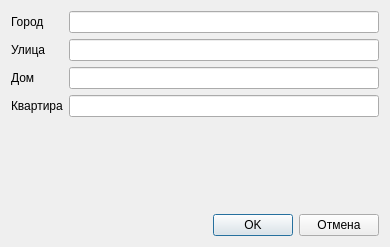
<?xml version="1.0" encoding="UTF-8"?>
<ui version="4.0">
 <class>AddressDialog</class>
 <widget class="QDialog" name="AddressDialog">
  <property name="geometry">
   <rect>
    <x>0</x>
    <y>0</y>
    <width>390</width>
    <height>247</height>
   </rect>
  </property>
  <property name="windowTitle">
   <string>Редактирование адреса</string>
  </property>
  <layout class="QVBoxLayout" name="verticalLayout">
   <item>
    <layout class="QFormLayout" name="formLayout">
     <item row="0" column="0">
      <widget class="QLabel" name="label">
       <property name="text">
        <string>Город</string>
       </property>
      </widget>
     </item>
     <item row="0" column="1">
      <widget class="QLineEdit" name="m_city">
       <property name="text">
        <string/>
       </property>
      </widget>
     </item>
     <item row="1" column="0">
      <widget class="QLabel" name="label_2">
       <property name="text">
        <string>Улица</string>
       </property>
      </widget>
     </item>
     <item row="1" column="1">
      <widget class="QLineEdit" name="m_street"/>
     </item>
     <item row="2" column="0">
      <widget class="QLabel" name="label_3">
       <property name="text">
        <string>Дом</string>
       </property>
      </widget>
     </item>
     <item row="2" column="1">
      <widget class="QLineEdit" name="m_house"/>
     </item>
     <item row="3" column="0">
      <widget class="QLabel" name="label_4">
       <property name="text">
        <string>Квартира</string>
       </property>
      </widget>
     </item>
     <item row="3" column="1">
      <widget class="QLineEdit" name="m_apartment"/>
     </item>
    </layout>
   </item>
   <item>
    <spacer name="verticalSpacer">
     <property name="orientation">
      <enum>Qt::Vertical</enum>
     </property>
     <property name="sizeHint" stdset="0">
      <size>
       <width>20</width>
       <height>40</height>
      </size>
     </property>
    </spacer>
   </item>
   <item>
    <layout class="QHBoxLayout" name="horizontalLayout">
     <item>
      <spacer name="horizontalSpacer">
       <property name="orientation">
        <enum>Qt::Horizontal</enum>
       </property>
       <property name="sizeHint" stdset="0">
        <size>
         <width>40</width>
         <height>20</height>
        </size>
       </property>
      </spacer>
     </item>
     <item>
      <widget class="QPushButton" name="m_ok">
       <property name="text">
        <string>OK</string>
       </property>
      </widget>
     </item>
     <item>
      <widget class="QPushButton" name="m_cancel">
       <property name="text">
        <string>Отмена</string>
       </property>
      </widget>
     </item>
    </layout>
   </item>
  </layout>
 </widget>
 <resources/>
 <connections/>
</ui>
